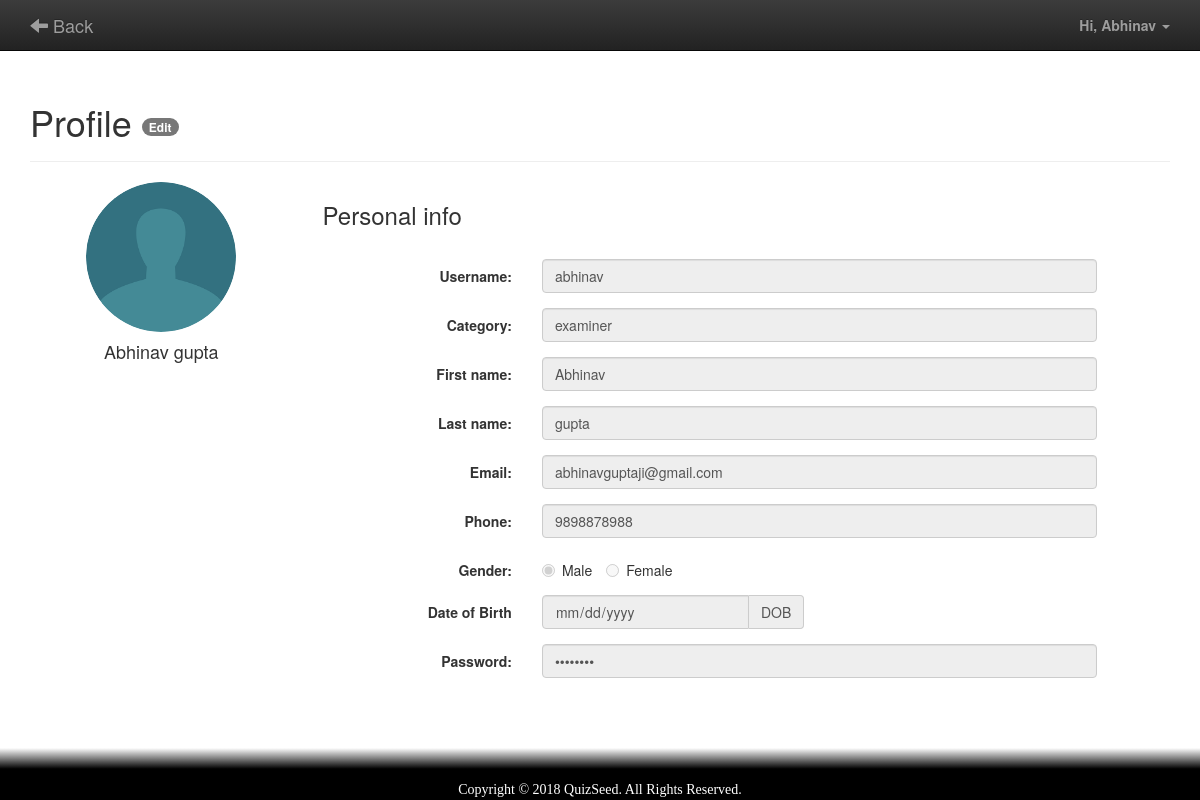
The app's page /profile.php (signed in) with its own data.
### tables this page shows
CREATE TABLE IF NOT EXISTS `user` (
  `uname` varchar(50) NOT NULL COMMENT 'User Name',
  `pass` varchar(50) NOT NULL COMMENT 'Password',
  `cat` varchar(15) NOT NULL COMMENT 'Category',
  `fname` varchar(15) NOT NULL COMMENT 'First Name',
  `lname` varchar(16) NOT NULL COMMENT 'Last Name',
  `email` varchar(50) NOT NULL COMMENT 'E Mail',
  `phn` varchar(16) NOT NULL COMMENT 'Phone Number',
  `gender` varchar(2) NOT NULL COMMENT 'Gender',
  `dob` date NOT NULL COMMENT 'Date of Birth',
  `pic` varchar(6) NOT NULL COMMENT 'Picture Extension'
);

### profile.php (the view, shortened to what this page needs)
<?php
	require 'include/functions.php';
	$uname = $_SESSION['uname'];
	$pass =
	$cat =
	$fname =
	$lname =
	$email =
	$phn =
	$gender =
	$dob = "";
	$pic = "./ProfilePic/";
	$con = mysqli_connect($db_host,$db_user,$db_pass,$db_name);
	$sql = "SELECT * FROM user WHERE uname='$uname'";
	$result = mysqli_query($con, $sql);
	if (mysqli_num_rows($result) > 0)
	{
		$row = mysqli_fetch_assoc($result);
		$cat = $row["cat"];
		$fname = $row["fname"];
		$lname = $row["lname"];
		$email = $row["email"];
		$phn = $row["phn"];
		$gender = $row["gender"];
		$dob = $row["dob"];
		if(!empty($row["pic"]))
		{
			$pic = $pic."$uname.".$row["pic"];
			if(!file_exists($pic))
			{
					$pic = "./images/default.png";
			}
			else
			{
					$pic = $pic."?".mt_rand(1,100);
			}
		}
		else
		{
			$pic = "./images/default.png";
		}
	}
?>
<html>
	<head>
		<?php require 'include/head.php'; ?>
	</head>
	<body>
		<div class="container-fluid">
			<header class="navbar navbar-inverse navbar-fixed-top">
				<div class="container">
					<nav class="navbar-header">
						<a class="navbar-brand logo" href="controller.php">
							<span> <span class="glyphicon glyphicon-arrow-left"></span> Back </span>
						</a>
					</nav>
					<nav class="collapse navbar-collapse" id="ShowNav">
							<ul class="nav navbar-nav navbar-right">
								<li class="dropdown">
									<a href="#"  class="dropdown-toggle" data-toggle="dropdown">
										<b class="text-capitalize">Hi, <?php echo $_SESSION["uname"]; ?> </b> <i class="caret"></i>
									</a>
								</li>
							</ul>
					</nav>
				</div>
			</header>
			<main class="row">
				<div class="container">
				<?php
					if(!isset($_GET['edit'])){
					?>
						<h1>Profile <a class="badge button" href="profile.php?edit=true">Edit</a></h1>
						<hr>
						<div class="row">
						  <div class="col-md-3">
							<div class="text-center">
							  <img src="<?php echo $pic; ?>" width="150" height="150" class="avatar img-circle" alt="avatar">
							  <h4><?php echo $fname," ",$lname; ?></h4>
							</div>
						  </div>
						  <div class="col-md-9">
							<h3>Personal info</h3>
								<div class="col-md-11">
								<br>
							  	</div>
							<form class="form-horizontal" role="form">
								<div class="form-group">
								<label class="col-md-3 control-label">Username:</label>
								<div class="col-md-8">
								  <input class="form-control" type="text" value="<?php echo $uname; ?>" disabled>
								</div>
							  </div>
								<div class="form-group">
								<label class="col-md-3 control-label">Category:</label>
								<div class="col-md-8">
								  <input class="form-control" type="text" value="<?php echo $cat; ?>" disabled>
								</div>
							  </div>
								<div class="form-group">
								<label class="col-lg-3 control-label">First name:</label>
								<div class="col-lg-8">
								  <input class="form-control" type="text" value="<?php echo $fname; ?>" disabled>
								</div>
							  </div>
							  <div class="form-group">
								<label class="col-lg-3 control-label">Last name:</label>
								<div class="col-lg-8">
								  <input class="form-control" type="text" value="<?php echo $lname; ?>"  disabled>
								</div>
							  </div>
							  <div class="form-group">
								<label class="col-lg-3 control-label">Email:</label>
								<div class="col-lg-8">
								  <input class="form-control" type="email" value="<?php echo $email; ?>"  disabled>
								</div>
							  </div>
							  <div class="form-group">
								<label class="col-lg-3 control-label">Phone:</label>
								<div class="col-lg-8">
								  <input class="form-control" type="text" value="<?php echo $phn; ?>"  disabled>
								</div>
							  </div>
								<div class="form-group">
								  <label class="col-lg-3 control-label" for="gender">Gender:</label>
							<?php
							if($gender=='M')
							{
							?>
								  <div class="col-lg-4">
									<label class="radio-inline" for="male">
									  <input id="male" checked="checked" type="radio" disabled>
									  Male
									</label>
									<label class="radio-inline" for="female">
									  <input id="female" type="radio" disabled>
									  Female
									</label>
								  </div>
							<?php
							}
							?>
								</div>
								<div class="form-group">
								  <label class="col-md-3 control-label" for="dob">Date of Birth</label>
								  <div class="col-md-4">
									<div class="input-group">
									  <input id="dob" name="dob" class="form-control" value="<?php echo $dob; ?>" type="date"  disabled>
									  <span class="input-group-addon">DOB</span>
									</div>
								  </div>
								</div>
							  <div class="form-group">
								<label class="col-md-3 control-label">Password:</label>
								<div class="col-md-8">
								  <input class="form-control" type="password" value="xxxxxxxx"  disabled>
								</div>
							  </div>
							</form>
						  </div>
					  </div>
					<?php
						}
					?>
					</div>
					<br>
					<br>
					<br>
					<br>
			</main>
			<footer class="navbar navbar-fixed-bottom mainFooter blackFooter">Copyright &copy; <?php echo date('Y')?> QuizSeed. All Rights Reserved.</footer>
		</div>
	</body>
</html>

### css/style.css (style rules this page uses)
main { min-height: 100vh; padding-top: 7%; background: rgba(255,255,255,.2); }
.mainFooter { color: white; font-family:normal; text-align:center ; padding-top: 4vh; border: none; }
.blackFooter { background : linear-gradient(to top, rgb(0,0,0) 60% , rgba(255,255,255,0.01) 100%); }

### records on screen
user: fname "Abhinav", lname "gupta", cat "examiner", email "abhinavguptaji@gmail.com", phn "9898878988"

### other values on screen
$_SESSION["uname"] "Abhinav"
